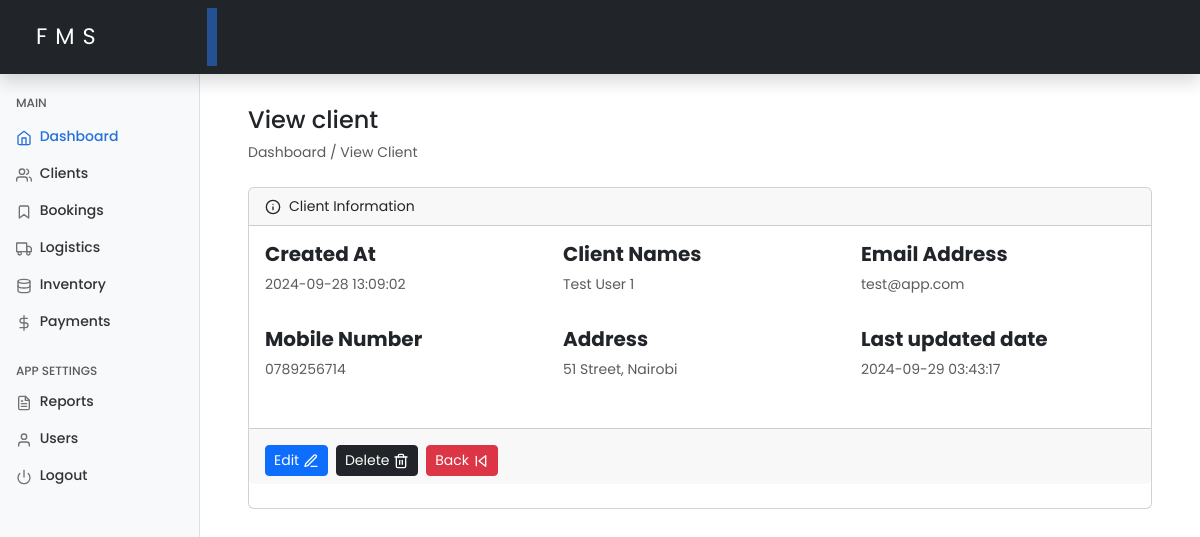
Before: /viewClient.php?id=1 (signed in) with the older database file.
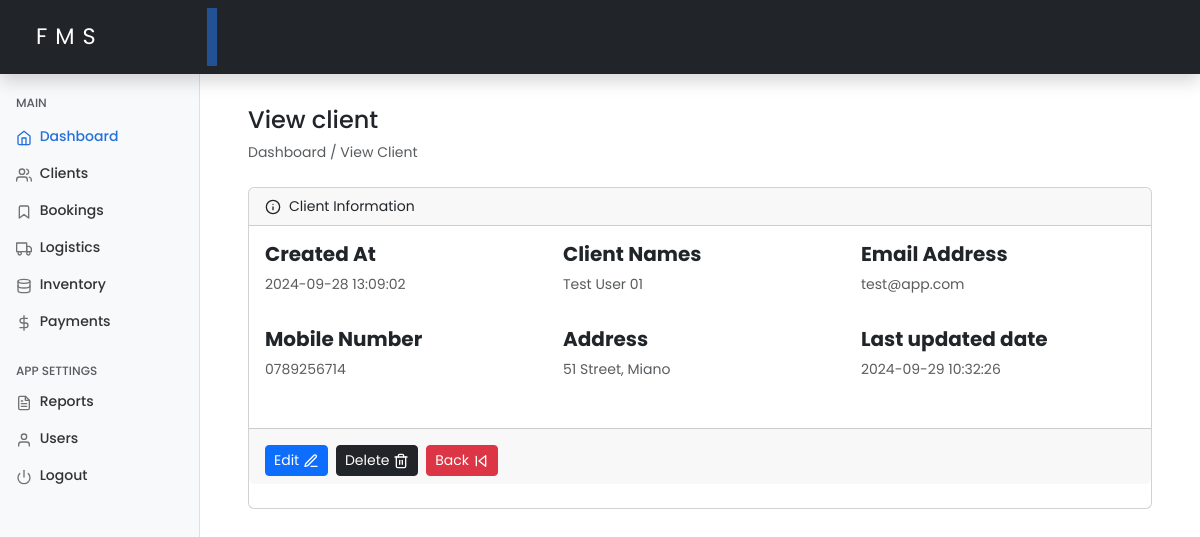
After: the same page with the newer database file.
### tables this page shows
CREATE TABLE `clients` (
  `id` int(11) NOT NULL,
  `full_name` varchar(100) NOT NULL,
  `email` varchar(100) DEFAULT NULL,
  `phone` varchar(15) DEFAULT NULL,
  `address` varchar(255) DEFAULT NULL,
  `created_at` timestamp NOT NULL DEFAULT current_timestamp(),
  `updated_at` timestamp NOT NULL DEFAULT current_timestamp() ON UPDATE current_timestamp()
);

### includes/functions.php (called while the page is built, shortened)
<?php
require_once 'config.php';
function getClientById($id)
{
    global $conn;
    $stmt = $conn->prepare("SELECT * FROM clients WHERE id = ?");
    $stmt->bind_param("i", $id);
    $stmt->execute();
    $result = $stmt->get_result();
    return $result->fetch_assoc();
}

### viewClient.php (the view, shortened to what this page needs)
<?php
include 'includes/functions.php';
if (isset($_GET['id']) && is_numeric($_GET['id'])) {
    $clientId = $_GET['id'];
    $client = getClientById($clientId);
} else {
    header("Location: dashboard.php?error=InvalidClientId");
    exit();
}
include './includes/header.php';
include './includes/sidebar.php';
?>
<main class="col-md-9 ms-sm-auto col-lg-10 px-md-4 mt-2">
    <div class="container-fluid px-4">
        <h4 class="mt-4">View client</h4>
        <ol class="breadcrumb mb-4">
            <li class="breadcrumb-item active">Dashboard / View Client</li>
        </ol>
        <div class="card mb-4">
            <div class="card-header d-flex align-items-center">
                <span data-feather="info" class="me-2"></span>Client Information
            </div>
            <div class="card-body">
                <div class="row">
                    <div class="col-md-4 mb-3">
                        <h5 class="fw-bold">Created At</h5>
                        <p class="text-muted"><?php echo htmlspecialchars($client['created_at']); ?></p>
                    </div>
                    <div class="col-md-4 mb-3">
                        <h5 class="fw-bold">Client Names</h5>
                        <p class="text-muted"><?php echo htmlspecialchars($client['full_name']); ?></p>
                    </div>
                    <div class="col-md-4 mb-3">
                        <h5 class="fw-bold">Email Address</h5>
                        <p class="text-muted"><?php echo htmlspecialchars($client['email']); ?></p>
                    </div>
                </div>
                <div class="row">
                    <div class="col-md-4 mb-3">
                        <h5 class="fw-bold">Mobile Number</h5>
                        <p class="text-muted"><?php echo htmlspecialchars($client['phone']); ?></p>
                    </div>
                    <div class="col-md-4 mb-3">
                        <h5 class="fw-bold">Address</h5>
                        <p class="text-muted"><?php echo htmlspecialchars($client['address']); ?></p>
                    </div>
                    <div class="col-md-4 mb-3">
                        <h5 class="fw-bold">Last updated date</h5>
                        <p class="text-muted"><?php echo htmlspecialchars($client['updated_at']); ?></p>
                    </div>
                </div>
            </div>
            <div class="card-footer d-flex justify-content-start flex-wrap flex-md-nowrap align-items-center pt-3 pb-2 mb-4 border-bottom-none">
                <a href="editClient.php?id=<?php echo $client['id']; ?>" class="btn btn-sm btn-primary me-2 d-flex align-items-center">
                    Edit&nbsp;<span data-feather="edit-3"></span>
                </a>
                <a href="#!" class="btn btn-sm btn-dark me-2 d-flex align-items-center" onclick="return confirm('Are you sure you want to delete this clients record?');">
                    Delete&nbsp;<span data-feather="trash-2"></span>
                </a>
                <a href="clients.php" class="btn btn-sm btn-danger me-2 d-flex align-items-center">
                    Back&nbsp;<span data-feather="skip-back"></span>
                </a>
            </div>
        </div>
    </div>
    <?php include './includes/footer.php'; ?>

Changed rows visible on the page:
changed clients "test@app.com": full_name "Test User 1" → "Test User 01"; address "51 Street, Nairobi" → "51 Street, Miano"; updated_at "2024-09-29 03:43:17" → "2024-09-29 10:32:26"
